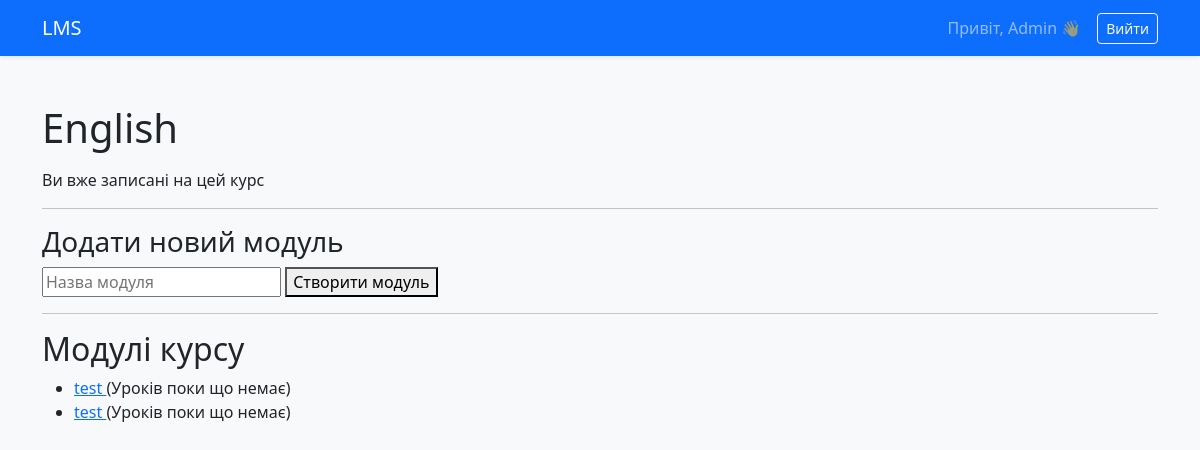
Page /course/3/ (signed in) on the committed database.
### lms/models.py (models this page shows, shortened)
class Course(models.Model):
    title = models.CharField(max_length=200)
    description = models.TextField()
    created_at = models.DateTimeField(auto_now_add=True)
    students = models.ManyToManyField(User, related_name='enrolled_courses', blank=True)

class Module(models.Model):
    course = models.ForeignKey(Course, on_delete=models.CASCADE, related_name='modules')
    title = models.CharField(max_length=200)

### lms/views.py (the view)
# urls.py: path('course/<int:course_id>/', views.course_detail, name='course_detail'),
def course_detail(request, course_id):
    course = get_object_or_404(Course, id=course_id)
    enrolled = False
    if request.user.is_authenticated:
        enrolled = Enrollment.objects.filter(
            user=request.user,
            course=course
        ).exists()
    can_create_module = False
    if request.user.is_authenticated:
        if request.user.is_superuser:
            can_create_module = True
        elif hasattr(request.user, "profile"):
            if request.user.profile.role in ["teacher", "admin"]:
                can_create_module = True
    if request.method == "POST" and can_create_module:
        module_title = request.POST.get("module_title")
        if module_title:
            Module.objects.create(course=course, title=module_title)
            return redirect("course_detail", course_id=course.id)
    return render(request, "lms/course_detail.html", {
        "course": course,
        "enrolled": enrolled,
        "can_create_module": can_create_module,
    })

### lms/templates/lms/course_detail.html (shortened to what this page needs)
{% extends "base.html" %}
{% block content %}
<h1>{{ course.title }}</h1>
{% if user.is_authenticated %}
    {% if enrolled %}
        <p>Ви вже записані на цей курс</p>
    {% else %}
        <form method="post" action="{% url 'enroll_course' course.id %}">
            {% csrf_token %}
            <button type="submit">Записатися на курс</button>
        </form>
    {% endif %}
    {% if can_create_module %}
        <hr>
        <h3>Додати новий модуль</h3>
        <form method="post">
            <input type="text" name="module_title" placeholder="Назва модуля" required>
            <button type="submit">Створити модуль</button>
        </form>
    {% endif %}
{% else %}
    <a href="{% url 'login' %}">Увійдіть, щоб записатися на курс</a>
{% endif %}
<hr>
<h2>Модулі курсу</h2>
<ul>
  {% for module in course.modules.all %}
    <li>
      <a href="{% url 'module_detail' module.id %}">
        {{ module.title }}
      </a>
      {% if module.lessons.count > 0 %}
        ({{ module.lessons.count }} уроки)
      {% else %}
        (Уроків поки що немає)
      {% endif %}
    </li>
  {% empty %}
    <li>Модулів поки що немає</li>
  {% endfor %}
</ul>
{% endblock %}

### lms/templates/base.html (shortened to what this page needs)
<!DOCTYPE html>
<html lang="uk">
<head>
    <link href="https://cdn.jsdelivr.net/npm/bootstrap@5.3.2/dist/css/bootstrap.min.css" rel="stylesheet">
</head>
<body class="bg-light">
<nav class="navbar navbar-expand-lg navbar-dark bg-primary shadow-sm">
    <div class="container">
        <a class="navbar-brand" href="{% url 'home' %}">LMS</a>
        <div class="collapse navbar-collapse justify-content-end">
            {% if user.is_authenticated %}
                <span class="navbar-text me-3">
                    Привіт, {{ user.username }} 👋
                </span>
                <form method="post" action="{% url 'logout' %}">
                    <button class="btn btn-outline-light btn-sm">
                        Вийти
                    </button>
                </form>
            {% else %}
                <a href="{% url 'login' %}" class="btn btn-light btn-sm me-2">Увійти</a>
                <a href="{% url 'register' %}" class="btn btn-warning btn-sm">Реєстрація</a>
            {% endif %}
        </div>
    </div>
</nav>
<div class="container mt-5">
    {% block content %}
    {% endblock %}
</div>
</body>
</html>

### rows in the picture
Course: title "English"
Module: title "test", shows "(Уроків поки що немає)"
Module: title "test", shows "(Уроків поки що немає)"

### other values in the picture
{{ user.username }} "Admin"
